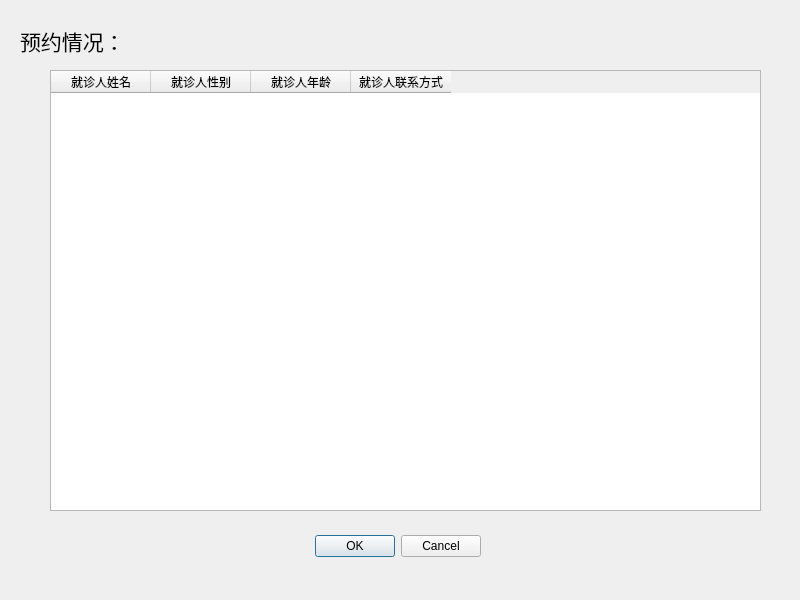
<?xml version="1.0" encoding="UTF-8"?>
<ui version="4.0">
 <class>SearchByOutpatientDlg</class>
 <widget class="QDialog" name="SearchByOutpatientDlg">
  <property name="geometry">
   <rect>
    <x>0</x>
    <y>0</y>
    <width>800</width>
    <height>600</height>
   </rect>
  </property>
  <property name="windowTitle">
   <string>Dialog</string>
  </property>
  <widget class="QDialogButtonBox" name="buttonBox">
   <property name="geometry">
    <rect>
     <x>140</x>
     <y>530</y>
     <width>341</width>
     <height>32</height>
    </rect>
   </property>
   <property name="orientation">
    <enum>Qt::Orientation::Horizontal</enum>
   </property>
   <property name="standardButtons">
    <set>QDialogButtonBox::StandardButton::Cancel|QDialogButtonBox::StandardButton::Ok</set>
   </property>
  </widget>
  <widget class="QTableWidget" name="tableWidget_OutpatientReception">
   <property name="geometry">
    <rect>
     <x>50</x>
     <y>70</y>
     <width>711</width>
     <height>441</height>
    </rect>
   </property>
   <column>
    <property name="text">
     <string>就诊人姓名</string>
    </property>
   </column>
   <column>
    <property name="text">
     <string>就诊人性别</string>
    </property>
   </column>
   <column>
    <property name="text">
     <string>就诊人年龄</string>
    </property>
   </column>
   <column>
    <property name="text">
     <string>就诊人联系方式</string>
    </property>
   </column>
  </widget>
  <widget class="QLabel" name="label_ReceptionInformation">
   <property name="geometry">
    <rect>
     <x>20</x>
     <y>10</y>
     <width>391</width>
     <height>61</height>
    </rect>
   </property>
   <property name="font">
    <font>
     <family>Modern No. 20</family>
     <pointsize>16</pointsize>
    </font>
   </property>
   <property name="text">
    <string>预约情况：</string>
   </property>
  </widget>
 </widget>
 <resources/>
 <connections>
  <connection>
   <sender>buttonBox</sender>
   <signal>accepted()</signal>
   <receiver>SearchByOutpatientDlg</receiver>
   <slot>accept()</slot>
   <hints>
    <hint type="sourcelabel">
     <x>248</x>
     <y>254</y>
    </hint>
    <hint type="destinationlabel">
     <x>157</x>
     <y>274</y>
    </hint>
   </hints>
  </connection>
  <connection>
   <sender>buttonBox</sender>
   <signal>rejected()</signal>
   <receiver>SearchByOutpatientDlg</receiver>
   <slot>reject()</slot>
   <hints>
    <hint type="sourcelabel">
     <x>316</x>
     <y>260</y>
    </hint>
    <hint type="destinationlabel">
     <x>286</x>
     <y>274</y>
    </hint>
   </hints>
  </connection>
 </connections>
</ui>
